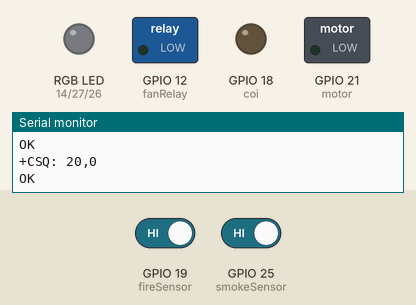
Recording of a sketch running on a simulated ESP32. Parts: switched loads named in the sketch (green lamp = pin HIGH), an RGB LED mixed from three pins (HIGH = lit), output pins drawn as LEDs (lit = HIGH), the last lines printed to the serial monitor. Dashed ring = blinking. The test bench sets the inputs (shaded band); at power-on: GPIO 19 (fireSensor) HIGH, GPIO 25 (smokeSensor) HIGH. The modem accepts every AT command (registered, SIM ready, sends succeed) and sends nothing else.

Above: at 2.1 s.
2.2 s: GPIO 19 (fireSensor) driven LOW
At 5.2 s:
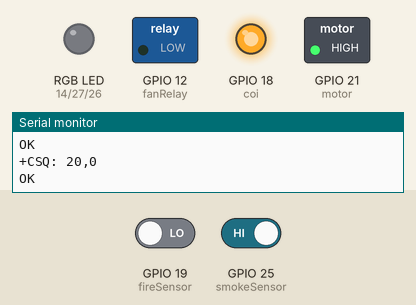
8.2 s: GPIO 19 (fireSensor) driven HIGH
At 8.4 s:
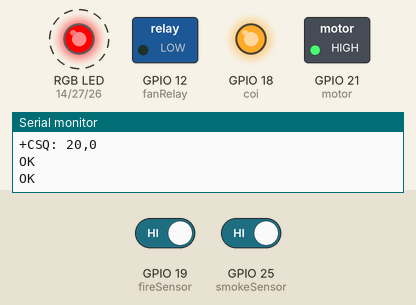
11.2 s: GPIO 25 (smokeSensor) driven LOW
At 11.3 s:
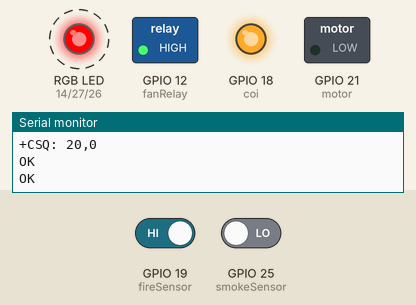
14.2 s: GPIO 19 (fireSensor) driven LOW
At 17.9 s:
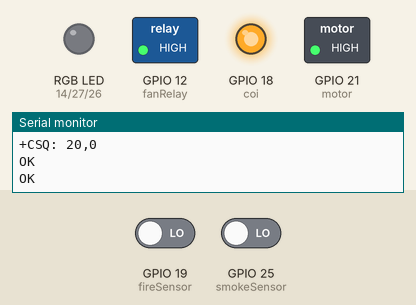
Timing chart, 0 to 18.2 s (numbered marks = the images above; inputs shaded):
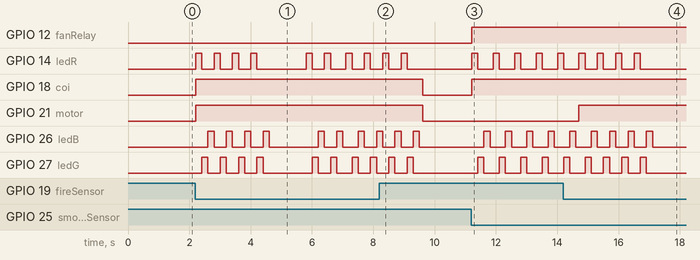

The sketch:

Luc_chaygoi_HT.ino
```cpp
// Sensor pins
int fireSensor = 19;     // D19 - Cảm biến lửa (LOW khi phát hiện lửa)
int smokeSensor = 25;    // D25 - Cảm biến khói (LOW khi phát hiện khói)

// Output pins
int motor = 21;          // D21 - Điều khiển motor bơm nước (qua relay)
int fanRelay = 12;       // D12 - Điều khiển quạt thông gió (qua relay)
int coi = 18;            // D18 - Còi báo động

// LED RGB
int ledR = 14;           // D14 - LED Đỏ
int ledG = 27;           // D27 - LED Xanh lá
int ledB = 26;           // D26 - LED Xanh dương

// UART Communication
#define RXD2 16
#define TXD2 17
bool fireStatus = false;

// Cấu hình SIM800L
#define PHONE_NUMBER "0888124475"  // Thay số điện thoại của bạn ở đây
#define SIM_RX 32                // Chân RX của SIM800L (nối với TX ESP32)
#define SIM_TX 33                  // Chân TX của SIM800L (nối với RX ESP32)
bool callMade = false;             // Cờ kiểm tra đã gọi điện chưa
unsigned long lastCallTime = 0;    // Thời gian gọi cuối cùng
const unsigned long callInterval = 60000; // 60s giữa các lần gọi

// Khởi tạo UART cho SIM800L
HardwareSerial simSerial(1);

void setup() {
  // Thiết lập các chân IO
  pinMode(fireSensor, INPUT_PULLUP);
  pinMode(smokeSensor, INPUT_PULLUP);
  pinMode(coi, OUTPUT);
  pinMode(motor, OUTPUT);
  pinMode(fanRelay, OUTPUT);

  pinMode(ledR, OUTPUT);
  pinMode(ledG, OUTPUT);
  pinMode(ledB, OUTPUT);

  // Khởi tạo UART2
  Serial2.begin(9600, SERIAL_8N1, RXD2, TXD2);

  // Khởi tạo SIM800L
  simSerial.begin(115200, SERIAL_8N1, SIM_RX, SIM_TX);
  delay(200);

  // Kiểm tra module SIM
  sim_at_cmd("AT");
  delay(200);
  sim_at_cmd("AT+CPIN?");     // Kiểm tra thẻ SIM
  delay(200);
  sim_at_cmd("AT+CSQ");       // Kiểm tra cường độ sóng

  // Tắt tất cả thiết bị khi khởi động
  turnOffAllDevices();
}

void loop() {
  bool fireDetected = digitalRead(fireSensor) == LOW;
  bool smokeDetected = digitalRead(smokeSensor) == LOW;

  // Gửi trạng thái qua UART nếu có thay đổi
  if (fireDetected != fireStatus) {
    fireStatus = fireDetected;
    Serial2.write(fireStatus ? 'F' : 'N');
  }

  if (fireDetected) {
    // KÍCH HOẠT CHẾ ĐỘ CHỮA CHÁY
    digitalWrite(coi, HIGH);           // Bật còi báo động
    digitalWrite(motor, HIGH);          // Bật motor bơm nước
    digitalWrite(ledR, HIGH);           // Đèn đỏ báo cháy

    flashRGB(2);
    // Gọi điện khẩn cấp ngay lập tức
    if (!callMade || (millis() - lastCallTime > callInterval)) {
      flashRGB(2);
      makeEmergencyCall();
      callMade = true;
      lastCallTime = millis();

    }

    flashRGB(2); // Nhấp nháy LED cảnh báo

  } else if (smokeDetected) {
    // CHẾ ĐỘ CÓ KHÓI (không có lửa)
    digitalWrite(coi, HIGH);           // Bật còi báo động
    digitalWrite(fanRelay, HIGH);      // Bật quạt thông gió
    digitalWrite(ledR, HIGH);          // Đèn đỏ báo cảnh báo

    flashRGB(1); // Nhấp nháy LED cảnh báo
    callMade = false; // Reset trạng thái gọi điện

  } else {
    // TRẠNG THÁI BÌNH THƯỜNG (không có cháy/khói)
    turnOffAllDevices();
    callMade = false; // Reset trạng thái gọi điện
  }

  delay(100); // Chống nhiễu
}

// Hàm tắt tất cả thiết bị
void turnOffAllDevices() {
  digitalWrite(coi, LOW);
  digitalWrite(motor, LOW);
  digitalWrite(fanRelay, LOW);
  digitalWrite(ledR, LOW);
  digitalWrite(ledG, LOW);
  digitalWrite(ledB, LOW);
}

// Hàm nhấp nháy LED RGB
void flashRGB(int times) {
  for (int i = 0; i < times; i++) {
    digitalWrite(ledR, HIGH);
    delay(200);
    digitalWrite(ledR, LOW);

    digitalWrite(ledG, HIGH);
    delay(200);
    digitalWrite(ledG, LOW);

    digitalWrite(ledB, HIGH);
    delay(200);
    digitalWrite(ledB, LOW);
  }
}

// Hàm xử lý AT command với SIM800L
void sim_at_wait() {
  delay(100);
  while (simSerial.available()) {
    Serial.write(simSerial.read());
  }
}

bool sim_at_cmd(String cmd) {
  simSerial.println(cmd);
  sim_at_wait();
  return true;
}

// Hàm thực hiện cuộc gọi khẩn cấp
void makeEmergencyCall() {
  String temp = "ATD";
  temp += PHONE_NUMBER;
  temp += ";";
  sim_at_cmd(temp);

  delay(1000);               // Duy trì cuộc gọi 20 giây
  sim_at_cmd("ATH");          // Ngắt cuộc gọi
}
```

Measured:
- after the input at 2.2 s, GPIO 14 (ledR): LOW → HIGH at once, → LOW 0.20 s later, → HIGH 0.40 s later, → LOW 0.20 s later, … (16 changes in this stretch); GPIO 18 (coi): LOW → HIGH at once
- after the input at 8.2 s, GPIO 14 (ledR): goes on until 9.1 s, then stays LOW; GPIO 18 (coi), GPIO 21 (motor): HIGH → LOW after 1.4 s; GPIO 26 (ledB): goes on until 9.5 s, then stays LOW; GPIO 27 (ledG): goes on until 9.3 s, then stays LOW
- after the input at 11.2 s, GPIO 12 (fanRelay), GPIO 18 (coi): LOW → HIGH at once; GPIO 14 (ledR): alternates HIGH for 0.20 s and LOW for 0.50 s, starting at once; GPIO 26 (ledB): alternates HIGH for 0.20 s and LOW for 0.50 s, starting after 0.41 s; GPIO 27 (ledG): alternates HIGH for 0.20 s and LOW for 0.50 s, starting after 0.21 s
- after the input at 14.2 s, GPIO 21 (motor): LOW → HIGH after 0.51 s
